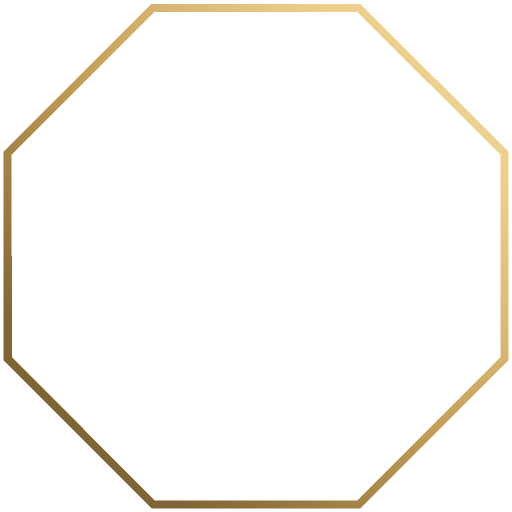
#> input picture campaign-design/worldtour-art/rings/ring_local.png, 1024 x 1024 px (shown at 1/2 size)
$ python make_portrait.py rings/ring_local.png out.png
#> lines starting #> are read from the running program, lines starting #| are printed output that depends on the picture; after the words box and inside, x2 and y2 are one past the last pixel; in counts of white or black regions, pixels touching at a corner belong together
"""World Tour octagon portrait.
DEFAULT (bake): the image tool draws the octagon ring itself; this just makes the black corners transparent and resizes to 512.
Optional --compose: the older mode that cuts a person out of a grey backdrop and draws our own frame (kept as a fallback).

  make_portrait.py IN.png OUT.webp [--tint "#c07040"] [--no-cutout] [--crop 0.78] [--scale 0.9] [--accent "#8a2b3a"]

IN  : 1024 square head-and-shoulders on a plain flat grey backdrop (see look-bible-europe.md section 2).
      --no-cutout  use the picture as it is (for stand-in tests with pictures that already have a backdrop).
      --crop       fraction of the picture to keep, centred (for stand-ins that carry a ring we want to drop).
OUT : 512 x 512 WebP with transparent corners.
Frame geometry is in one place (GEOM) so a later frame change is one edit + one batch re-run.
"""
import sys, math, argparse
import numpy as np
from PIL import Image, ImageDraw, ImageFilter, ImageChops

import os
CUT_SAT = int(os.environ.get('WT_CUT_SAT', '40'))   # raise (e.g. 62) for a warm/brown backdrop instead of neutral grey
S = 1024                      # working size, downsampled to 512 at the end
C = S // 2
GEOM = dict(
    star_ro=498, star_ri=392,      # eight-point Great Eight star behind the frame
    frame_apo=424,                 # apothem (centre to side) of the outer brass octagon
    face_apo=372,                  # apothem of the portrait window
    hair_apo=392,                  # fine dark hairline inside the brass
    seal_r=58,                     # lozenge at the bottom centre
)
BRASS = [(0.0, (238, 208, 142)), (0.5, (196, 158, 88)), (1.0, (128, 100, 54))]


# [34 lines left out: functions octagon, star, mask_of, gradient, not called in this run]


def hex2rgb(h):
    h = h.lstrip('#'); return tuple(int(h[i:i + 2], 16) for i in (0, 2, 4))


# [116 lines left out: functions cutout, head_metrics, backdrop, dilate_oct, thin_ring, prep_ring and 1 more, not called in this run]


HEAD_FRAC = 0.47   # head width (hair and ears) as a fraction of the window width, the same for every portrait


# [63 lines left out: function make, not called in this run]


def bake(inp, outp, size=512):
    """DEFAULT mode: the image tool already drew the octagon ring. Turn the solid-black corners (outside the ring and star points)
    transparent, trim to the artwork and resize. Black counts as backdrop only if it is connected to the picture border, so the
    black coat and dark areas INSIDE the ring are untouched."""
#> called with inp = 'rings/ring_local.png', outp = 'out.png', size = 512
    img = Image.open(inp).convert('RGB').resize((S, S), Image.LANCZOS)
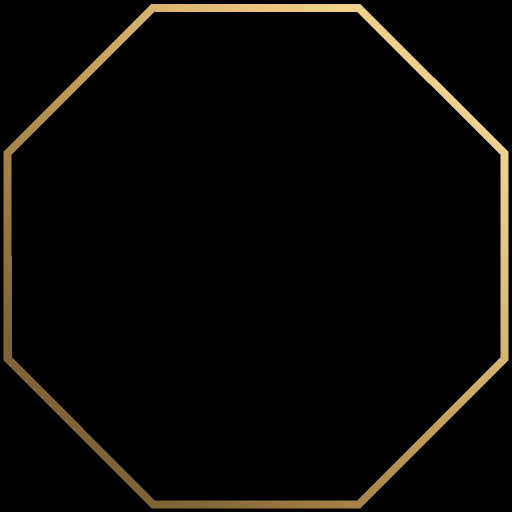
#> img: PIL image 1024x1024 RGB (shown at 1/2 size); mean R, G, B 9.3, 7.7, 4.7
    v = np.asarray(img.convert('HSV'))[..., 2]
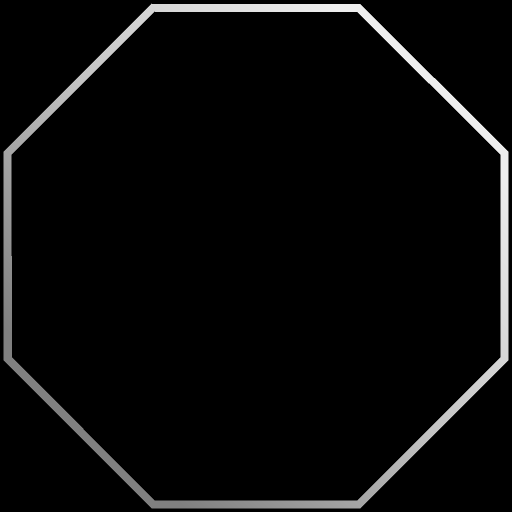
#> v: shape (1024, 1024) (shown at 1/2 size); min 0, max 238, mean 9.3
    m = Image.fromarray(np.where(v < 34, 255, 0).astype(np.uint8), 'L').copy()
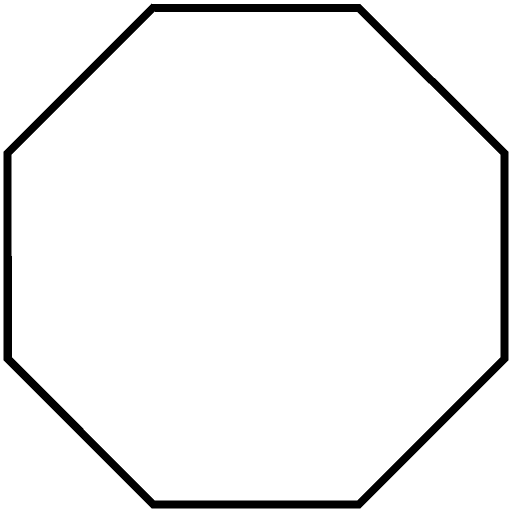
#> m: PIL image 1024x1024 L (shown at 1/2 size); 95% white; 1 black region, box (x1, y1, x2, y2) and area: (7, 7, 1017, 1017) 52285
    seeds = [(x, 0) for x in range(0, S, 32)] + [(x, S - 1) for x in range(0, S, 32)] + [(0, y) for y in range(0, S, 32)] + [(S - 1, y) for y in range(0, S, 32)]
    for xy in seeds:
        if m.getpixel(xy) == 255:
            ImageDraw.floodfill(m, xy, 128)
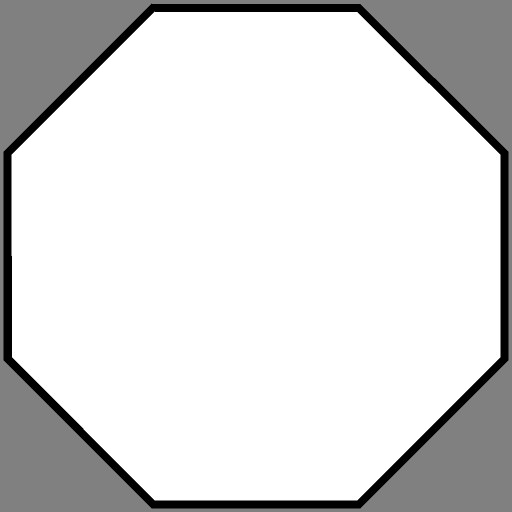
#> m: PIL image 1024x1024 L (shown at 1/2 size); min 0, max 255, mean 217.5
    bg = Image.fromarray(np.where(np.asarray(m) == 128, 255, 0).astype(np.uint8), 'L')
#> bg: PIL image 1024x1024 L; 19.5% white; 1 white region, box (x1, y1, x2, y2) and area: (0, 0, 1024, 1024) 204865
    bg = bg.filter(ImageFilter.MaxFilter(3))                                   # eat the dark fringe on the ring edge
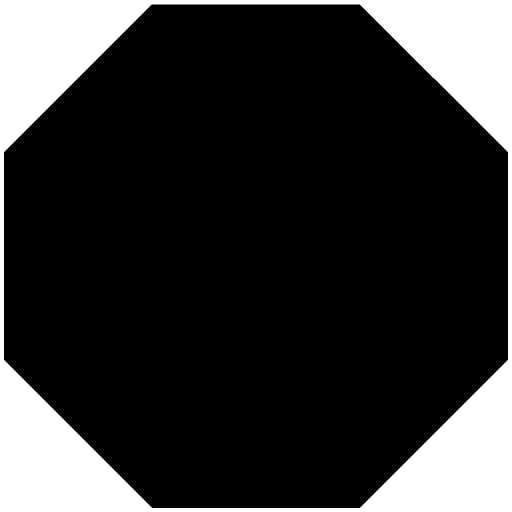
#> bg: PIL image 1024x1024 L (shown at 1/2 size); 19.9% white; 1 white region, box (x1, y1, x2, y2) and area: (0, 0, 1024, 1024) 208900
    out = img.convert('RGBA'); out.putalpha(ImageChops.invert(bg).filter(ImageFilter.GaussianBlur(1.0)))
#> after `out.putalpha(ImageChops.invert(bg).filter(ImageFilter.GaussianBlur(1.0`:
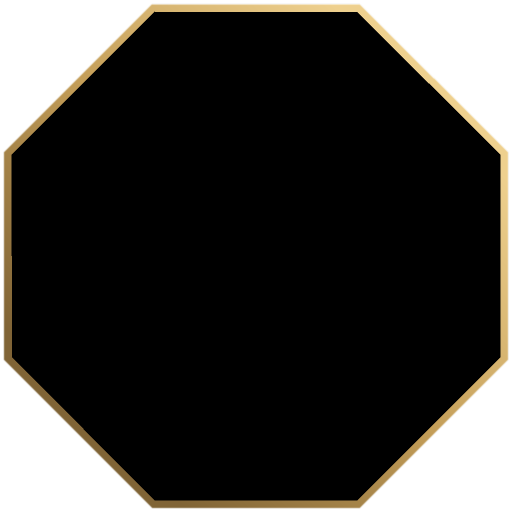
#> out: PIL image 1024x1024 RGBA (shown at 1/2 size); mean R, G, B, A 9.3, 7.7, 4.7, 204.2; transparent parts drawn white
    box = out.getchannel('A').point(lambda a: 255 if a > 8 else 0).getbbox()
#> box = (6, 7, 1018, 1018)
    if box:
        out = out.crop(box)
#> out: PIL image 1012x1011 RGBA
        side = max(out.size); sq = Image.new('RGBA', (side, side), (0, 0, 0, 0)); sq.paste(out, ((side - out.width) // 2, (side - out.height) // 2)); out = sq
#> after `side = max(out.size)`: side = 1012
#> after `sq = Image.new('RGBA', (side, side), (0, 0, 0, 0))`: sq: PIL image 1012x1012 RGBA; every value is 0
    out = out.resize((size, size), Image.LANCZOS)
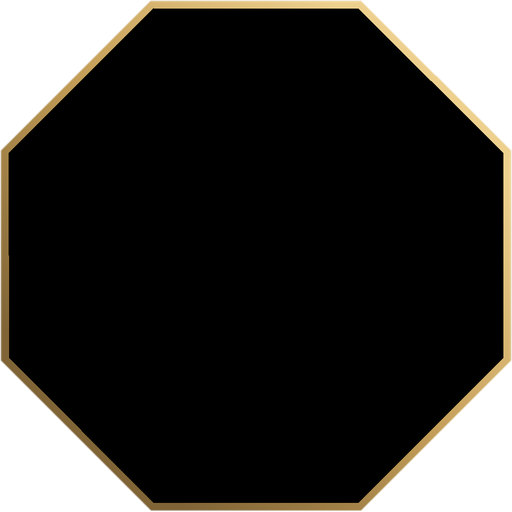
#> out: PIL image 512x512 RGBA; mean R, G, B, A 10, 8.3, 5, 209.1; transparent parts drawn white
    out.save(outp, quality=90, method=5) if str(outp).lower().endswith('.webp') else out.save(outp)


if __name__ == '__main__':
    ap = argparse.ArgumentParser()
    ap.add_argument('inp'); ap.add_argument('outp')
    ap.add_argument('--tint', default='#8a6a3a'); ap.add_argument('--no-cutout', action='store_true')
    ap.add_argument('--crop', type=float, default=1.0); ap.add_argument('--accent', default=None); ap.add_argument('--frac', type=float, default=0.68, help='share of the person (hair to bottom edge) shown in the window; smaller = bigger face'); ap.add_argument('--scale', type=float, default=0.0, help='0 = auto-fit (default)'); ap.add_argument('--ring', default=None, help='prepared ring PNG made with --prep-ring'); ap.add_argument('--prep-ring', action='store_true', help='inp = ring picture on black, outp = transparent ring PNG'); ap.add_argument('--thin', type=int, default=0, help='with --prep-ring: cut this many px off the inner side of the rim (about 55 = half as thick)'); ap.add_argument('--keep-center', action='store_true', help='with --prep-ring: only remove the OUTSIDE black (level ring)'); ap.add_argument('--compose', action='store_true', help='old mode: draw our own octagon frame around a grey-backdrop photo')
    a = ap.parse_args()
    if a.prep_ring:
        prep_ring(a.inp, a.outp, a.keep_center, a.thin)
    elif a.compose or a.ring:
        make(a.inp, a.outp, a.tint, a.no_cutout, a.crop, a.accent, a.scale, a.ring, a.frac)
    else:
        bake(a.inp, a.outp)
